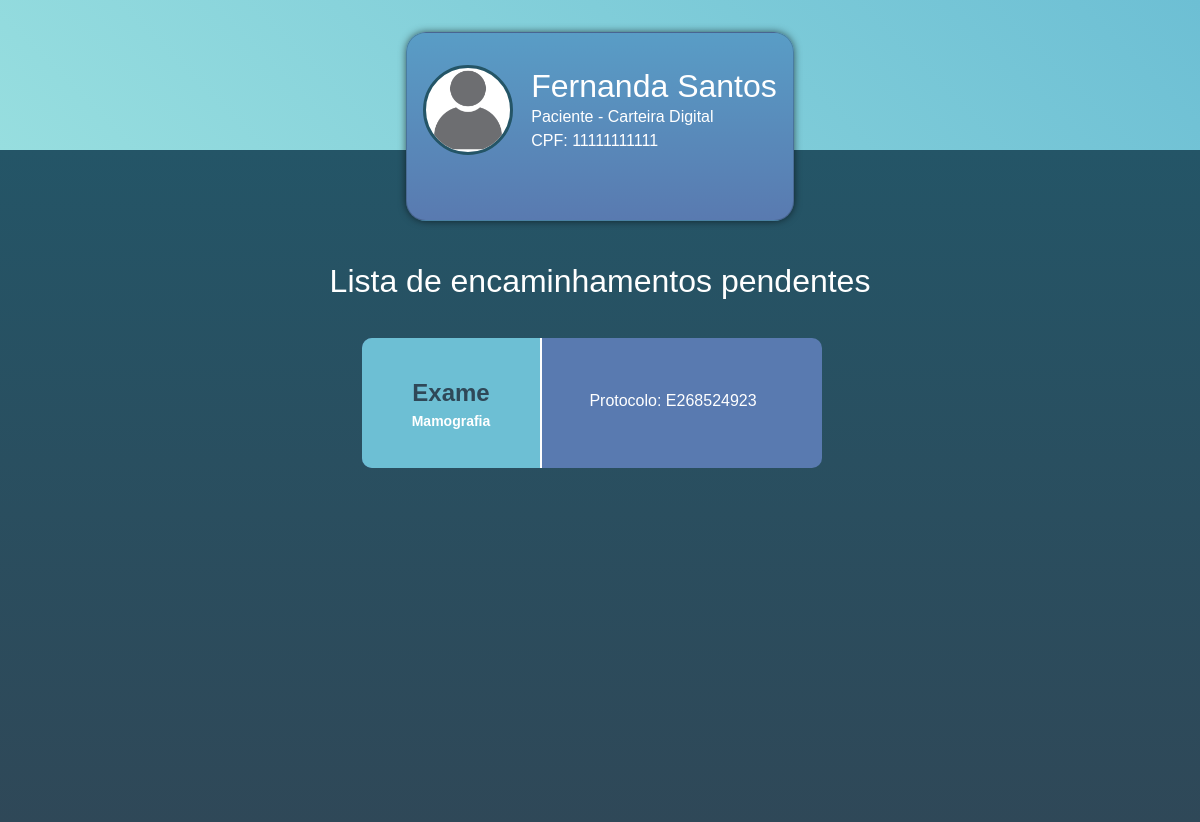
Screenshot of /encaminhamentos (signed in) with the database file from the repository.
### main/models.py (models this page shows, shortened)
class DimPaciente(db.Model, UserMixin):
    _tablename_ = 'dim_paciente'
    id_paciente = db.Column(db.Integer, primary_key=True)
    cpf = db.Column(db.String(11), unique=True, nullable=False)
    nome = db.Column(db.String(100), nullable=False)
    data_nascimento = db.Column(db.Date, nullable=True)
    telefone = db.Column(db.String(20), nullable=True)
    email = db.Column(db.String(100), nullable=True)
    senha = db.Column(db.String(255), nullable=True)
    access_key = db.Column(db.String(255), nullable=True)
    role = db.Column(db.String(10), default='paciente')

class DimEncaminhamento(db.Model):
    _tablename_ = 'dim_encaminhamento'
    id_encaminhamento = db.Column(db.Integer, primary_key=True)
    fk_id_tipo_encaminhamento = db.Column(db.String, db.ForeignKey('dim_tipo_encaminhamento.id_tipo_encaminhamento'), nullable=False)
    fk_id_paciente = db.Column(db.Integer, db.ForeignKey('dim_paciente.id_paciente'), nullable=False)
    fk_id_medico = db.Column(db.Integer, db.ForeignKey('dim_medico.id_medico'), nullable=True)
    fk_id_exame = db.Column(db.Integer, db.ForeignKey('dim_tipo_exame.id_exame'), nullable=True)
    protocolo_encaminhamento = db.Column(db.String, nullable=True)
    protocolo_agendamento = db.Column(db.String, nullable=True)
    paciente = db.relationship('DimPaciente', backref=db.backref('encaminhamentos', lazy=True))
    medico = db.relationship('DimMedico', backref=db.backref('encaminhamentos', lazy=True))
    exame = db.relationship('DimTipoExame', backref=db.backref('encaminhamentos', lazy=True))
    tipo = db.relationship('DimTipoEncaminhamento', backref=db.backref('tipo', lazy=True))

class DimTipoEncaminhamento(db.Model):
    _tablename_ = 'dim_tipo_encaminhamento'
    id_tipo_encaminhamento = db.Column(db.Integer, primary_key=True)
    tipo_encaminhamento = db.Column(db.String(100), nullable=False)

class DimTipoExame(db.Model):
    _tablename_ = 'dim_tipo_exame'
    id_exame = db.Column(db.Integer, primary_key=True)
    tipo_exame = db.Column(db.String(100), nullable=False)

### main/routes.py (the view)
@app.route('/encaminhamentos', methods=['GET', 'POST'])
def listar_encaminhamentos_pendentes():
    id_paciente = current_user.id_paciente
    paciente = DimPaciente.query.get(id_paciente)
    encaminhamentos = (DimEncaminhamento.query
                       .filter(DimEncaminhamento.fk_id_paciente == id_paciente)
                       .filter(DimEncaminhamento.protocolo_agendamento == None)
                       .all()
                       )
    titulo = "Lista de encaminhamentos pendentes"
    return render_template("listar_encaminhamentos.html",
                           paciente=paciente,
                           encaminhamentos=encaminhamentos,
                           titulo=titulo
                           )

### main/models.py (called while the page is built)
@login_manager.user_loader
def load_user(id_usuario):
    return DimPaciente.query.get(int(id_usuario))

### main/templates/listar_encaminhamentos.html (shortened to what this page needs)
<!DOCTYPE html>
<html lang="en">
<head>
    {% include 'includes/bootstrap.html' %}
    <link rel="stylesheet" href="{{ url_for('static', filename='style.css') }}">
    <link rel="stylesheet" href="https://cdn.jsdelivr.net/npm/bootstrap-icons@1.11.3/font/bootstrap-icons.min.css">
</head>
<body>
    <header>
        <div class="card">
            <div class="infos">
                <div class="user_img">
                    <img src="{{ url_for('static', filename='images/default.png') }}" alt="">
                </div>
                <div class="user_info">
                    <a href="/menu_paciente">
                        <h2 class="mb-0">{{paciente.nome}}</h2>
                        <p class="mb-0">{{paciente.role}} - Carteira Digital</p>
                        <p class="mb-0">CPF: {{paciente.cpf}}</p>
                    </a>
                </div>
            </div>
        </div>
    </header>
    <section class="services_area">
        <h2 class="mb-4" id="title_service">
            {{ titulo }}
        </h2>
        <div class="list_users">
            {% for encaminhamento in encaminhamentos %}
                <a href="" class="user_info_list" data-bs-toggle="modal" data-bs-target="#confirmation{{encaminhamento.id_encaminhamento}}">
                    <div class="date-consult">
                        <span id="date_list">{{ encaminhamento.tipo.tipo_encaminhamento }}</span>
                        {% if encaminhamento.fk_id_exame %}
                            <span id="day_list">{{encaminhamento.exame.tipo_exame}}</span>
                        {% endif %}
                    </div>
                    <div class="user_more_info">
                        <span>Protocolo: {{encaminhamento.protocolo_encaminhamento}}</span>
                    </div>
                </a>
            {% endfor%}
        </div>
    </section>
</body>
</html>

### main/static/style.css (style rules this page uses)
* { margin: 0; padding: 0; box-sizing: border-box; font-family: sans-serif; }
body { height: 100vh; background-color: #245567; }
header { position: static; height: 150px; background: linear-gradient(45deg, #97dedf, #6dbfd4); display: flex; justify-content: center; box-shadow: 2px 0px 8px -1px rgba(0,0,0,1); }
.card { height: 23%; margin-top: 2rem; position: absolute; border-radius: 20px; background: linear-gradient(#599dc6, #597ab0); min-width: 30%; display: flex; flex-direction: column; color: #fff; box-shadow: 0px 0px 8px -1px rgba(0,0,0,0.75); }
.infos { display: flex; justify-content: center; gap: 18px; align-items: center; margin-top: 1rem; padding: 1rem; }
.user_img img { position: relative; width: 90px; height: 90px; background-color: #fff; border-radius: 50%; border: 3px solid #245567; object-fit: cover; }
.services_area { display: flex; flex-direction: column; align-items: center; width: 100%; height: 84vh; background: linear-gradient(#245567, #2f4858); overflow: hidden; }
#title_service { color: #fff; margin-top: 7rem; }
.list_users { padding: 2px; margin-top: 12px; margin-bottom: 12px; max-height: 600px; width: 480px; display: flex; justify-content: end; align-items: center; flex-wrap: wrap; overflow-y: auto; }
.user_info a { text-decoration: none; color: #fff; }
.user_info_list { text-decoration: none; display: flex; align-items: center; width: 460px; background-color: #597ab0; border-radius: 10px; cursor: pointer; transition: all .1s; margin-bottom: 1rem; margin-right: 1rem; }
.date-consult { display: flex; flex-direction: column; min-width: 180px; height: 130px; align-items: center; justify-content: center; margin-right: 1rem; border-right: 2px solid #fff; padding: 1rem; font-size: 18pt; background-color: #6dbfd4; border-radius: 10px 0px 0px 10px; }
#date_list { font-size: 18pt; font-weight: bold; color: #2f4858; }
#day_list { font-size: 14px; font-weight: 600; color: #fff; }
.user_more_info { display: flex; flex-direction: column; min-width: 230px; gap: 4px; padding: 1rem; align-items: center; justify-content: space-between; color: #fff; }

### rows the page displays
DimPaciente: nome "Fernanda Santos", role "Paciente", cpf "11111111111"
DimEncaminhamento: tipo.tipo_encaminhamento "Exame", exame.tipo_exame "Mamografia", protocolo_encaminhamento "E268524923"

### other values shown
{{ titulo }} "Lista de encaminhamentos pendentes"
